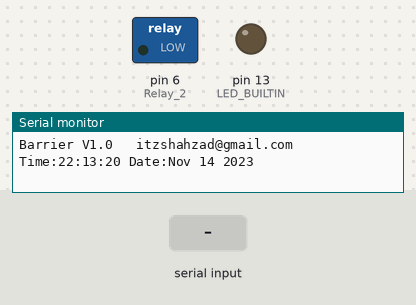
Simulated run of this sketch. Board: Arduino Uno, built with avr-gcc and run on an emulated ATmega328P. On the bench: switched loads named in the sketch (green lamp = pin HIGH), output pins drawn as LEDs (lit = HIGH), the last lines printed to the serial monitor. Inputs (shaded band) come from the test bench. Pins used as bus, display or sensor lines are not drawn.

Above: at 1.2 s.
1.3 s: "B1$" received over Serial
At 2.7 s:
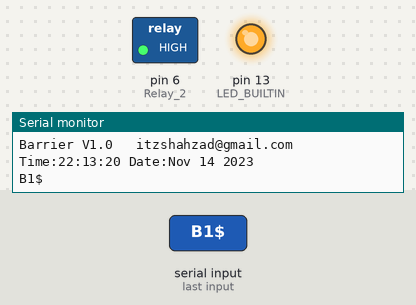
At 4.9 s:
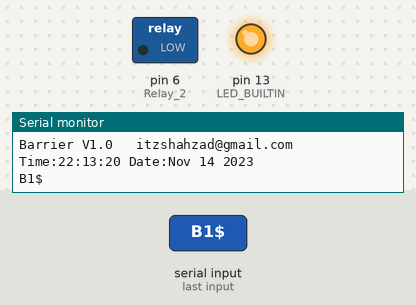
Timing chart, 0 to 10.3 s (numbered marks = the images above; inputs shaded):
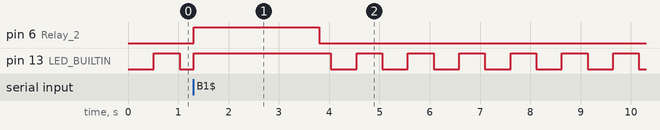

The sketch:

Barrier_up_down.ino
```cpp
/**
  ******************************************************************************
  * @file    Main.c
  * @author  Muhammad Shahzad
  * @version V1.0
  * @date    12-April-2017
  * @brief   Main function which run all function from this file
  ******************************************************************************
  */
char recv_data[150];
int Relay_2 = 6;

void (*reset_function)(void)=0;
int reset_cnt=0;
#define reset_eth_pin A3
#define config_eth_pin A4
/*--------------------------------------------------------------------------------------
  setup
  Called by the Arduino architecture before the main loop begins
  --------------------------------------------------------------------------------------*/
void setup(void)
{

  //initialize TimerOne's interrupt/CPU usage used to scan and refresh the display
 Initlization();

  Serial.begin(9600);
  Serial.println("Barrier V1.0   itzshahzad@gmail.com");Serial.print("Time:");
  Serial.print(__TIME__);Serial.print(" Date:");Serial.println(__DATE__);
}

/*--------------------------------------------------------------------------------------
  loop
  Arduino architecture main loop
  --------------------------------------------------------------------------------------*/
void loop(void)
{
  static char cnt=0, heart_beat;
  static int ledcnt;
  reset_cnt=0;
  ledcnt++;
  if(ledcnt> 500){
    digitalWrite(LED_BUILTIN, !digitalRead(LED_BUILTIN));
    ledcnt=0;
    heart_beat++;
  }
  delay(1);
  if(heart_beat >30){
    heart_beat=0;
    Serial.print("T1$");
  }
  while(Serial.available()){
    recv_data[cnt++] =Serial.read();
    if(cnt>30)break;

  }
  if(cnt>1){
    if(strstr(recv_data,"B1$")!=0 ){

      digitalWrite(LED_BUILTIN, HIGH);
      Serial.print(recv_data);
      digitalWrite(Relay_2, HIGH); // Turn ON Relay
      delay(2500);
      digitalWrite(Relay_2, LOW); // Turn OFF Relay

      cnt =0;
      GSM_str_clear();
    }
    if(cnt>30)cnt=0;
  }
 }


  /***************************************************************************/
 /***************************************************************************/

 void GSM_str_clear(void){
   unsigned int i;
   for(i=0;i<150;i++)
     recv_data[i]=0;
 }
```

init.ino
```cpp
void Initlization(){

  pinMode(Relay_2, OUTPUT);
  pinMode(LED_BUILTIN, OUTPUT);
  pinMode(reset_eth_pin, OUTPUT);
  digitalWrite(reset_eth_pin, HIGH);

  cli();//stop interrupts
  TCCR1A = 0;// set entire TCCR1A register to 0
  TCCR1B = 0;// same for TCCR1B
  TCNT1  = 0;//initialize counter value to 0
  // set compare match register for 1hz increments
  OCR1A = 15624;// = (16*10^6) / (1*1024) - 1 (must be <65536)
  // turn on CTC mode
  TCCR1B |= (1 << WGM12);
  // Set CS10 and CS12 bits for 1024 prescaler
  TCCR1B |= (1 << CS12) | (1 << CS10);
  // enable timer compare interrupt
  TIMSK1 |= (1 << OCIE1A);
  sei();//allow interrupts
}


ISR(TIMER1_COMPA_vect){//timer1 interrupt 1Hz toggles pin 13 (LED)
reset_cnt++;
if(reset_cnt>100)reset_function();
}
```

Measured:
- after the input at 1.3 s, pin 6 (Relay_2): LOW → HIGH at once, → LOW 2.5 s later
- by itself, pin 13 (LED_BUILTIN): repeats every 1.0 s: LOW 0.51 s, HIGH 0.51 s
